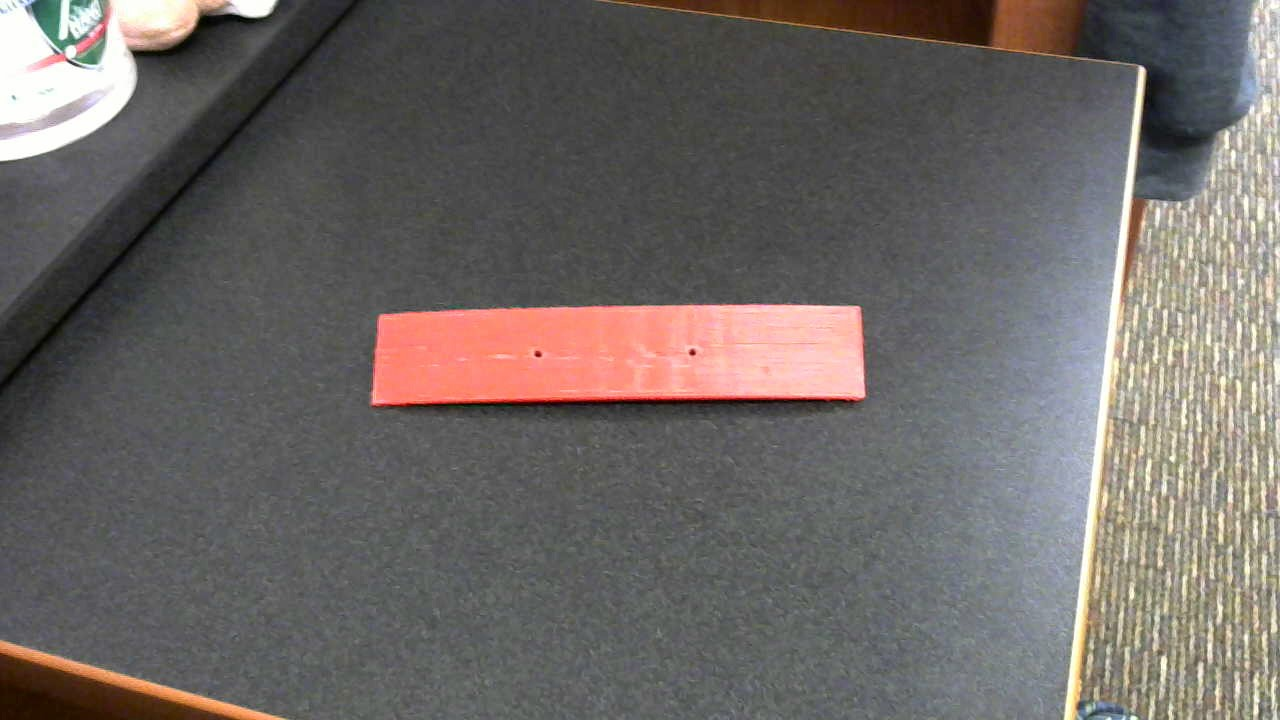
#> input picture images/Mix/0.jpg, 1280 x 720 px
$ python -i features.py   (imports and definitions only)
#> lines starting #> are read from the running program, lines starting #| are printed output that depends on the picture; after the words box and inside, x2 and y2 are one past the last pixel; in counts of white or black regions, pixels touching at a corner belong together
#> further down, picture is the input picture: shape (720, 1280, 3); mean B, G, R 101.5, 104.2, 109.9
import numpy as np
import cv2 as cv
from histogramFeature import histogramFeature

def findBox(contours, thresh=0.8):
    new_cnt = []

    for cnt in contours:
        rect = cv.minAreaRect(cnt)
        box = cv.boxPoints(rect)
        box = np.int0(box)
        cnt_area = cv.contourArea(cnt)
        box_area = cv.contourArea(box)
        if box_area > 0 and cnt_area > 70 and cnt_area/box_area >= thresh:
            new_cnt.append(cnt)

    return new_cnt

def checkSize(contours, thresh=70):
    new_cnt = []
    for cnt in contours:
        area = cv.contourArea(cnt)
        if area >= thresh:
            new_cnt.append(cnt)
    return new_cnt

# [14 lines left out: functions approximateContour, roatedRectangle, not called in this run]

def checkSolidity(contours, thresh):
    solid = []
    for cnt in contours:
        hull = cv.convexHull(cnt)
        hull_area = cv.contourArea(hull)
        cnt_area = cv.contourArea(cnt)
        if hull_area > 0 and cnt_area/hull_area >= thresh:
            solid.append(cnt)
    return solid

# [8 lines left out: function getCenter, not called in this run]

def drawCenters(frame, centers):
    for c in centers:
        cv.circle(frame, c, 3, (0,0,255), -1)

def segmentRedBox(frame):
    hsv = cv.cvtColor(frame.copy(), cv.COLOR_BGR2HSV)
#> hsv: shape (720, 1280, 3); mean H, S, V 49.1, 25.9, 113.1
    mask1 = cv.inRange(hsv, (0, 50, 50), (10, 255, 255)) # (0, 70, 70), (8, 255, 255)
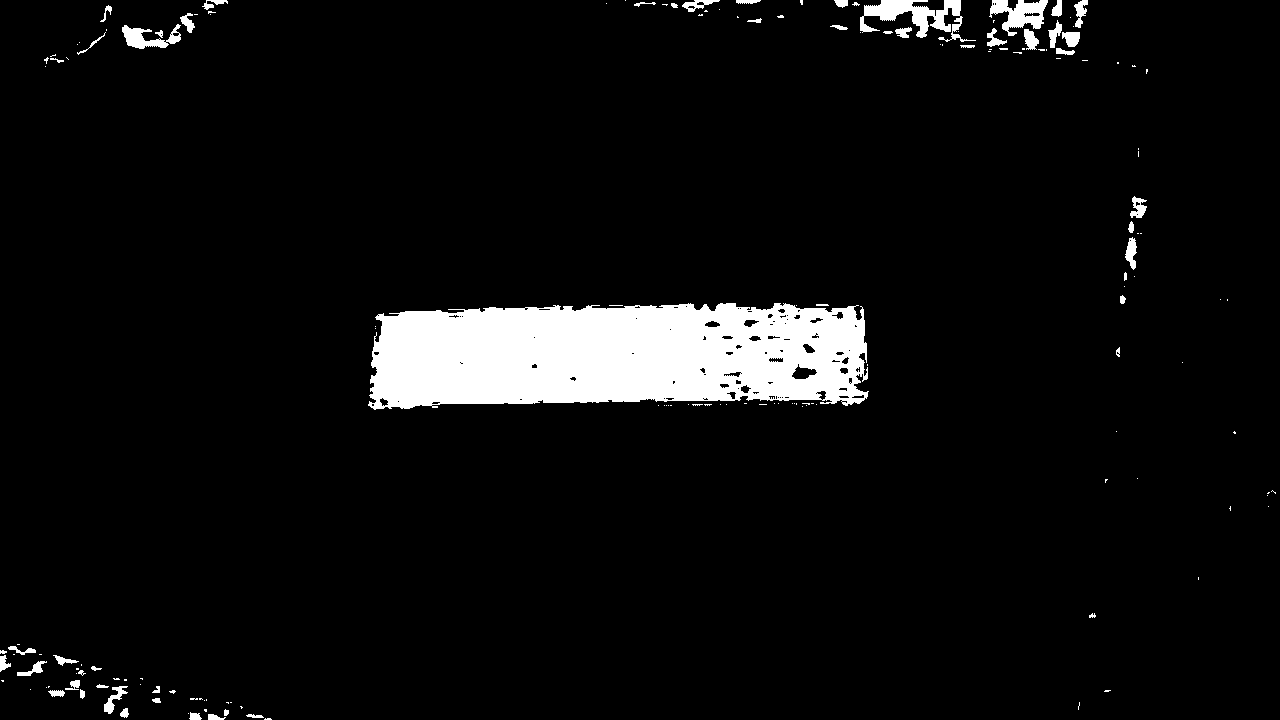
#> mask1: shape (720, 1280); 5.8% white; 166 white regions (112 under 20 px), largest, box (x1, y1, x2, y2) and area: (368, 303, 869, 410) 44872, (860, 0, 976, 42) 1952, (989, 0, 1048, 36) 1111
    mask2 = cv.inRange(hsv, (170, 50, 50), (180, 255, 255)) # (170, 70, 70), (180, 255, 255)
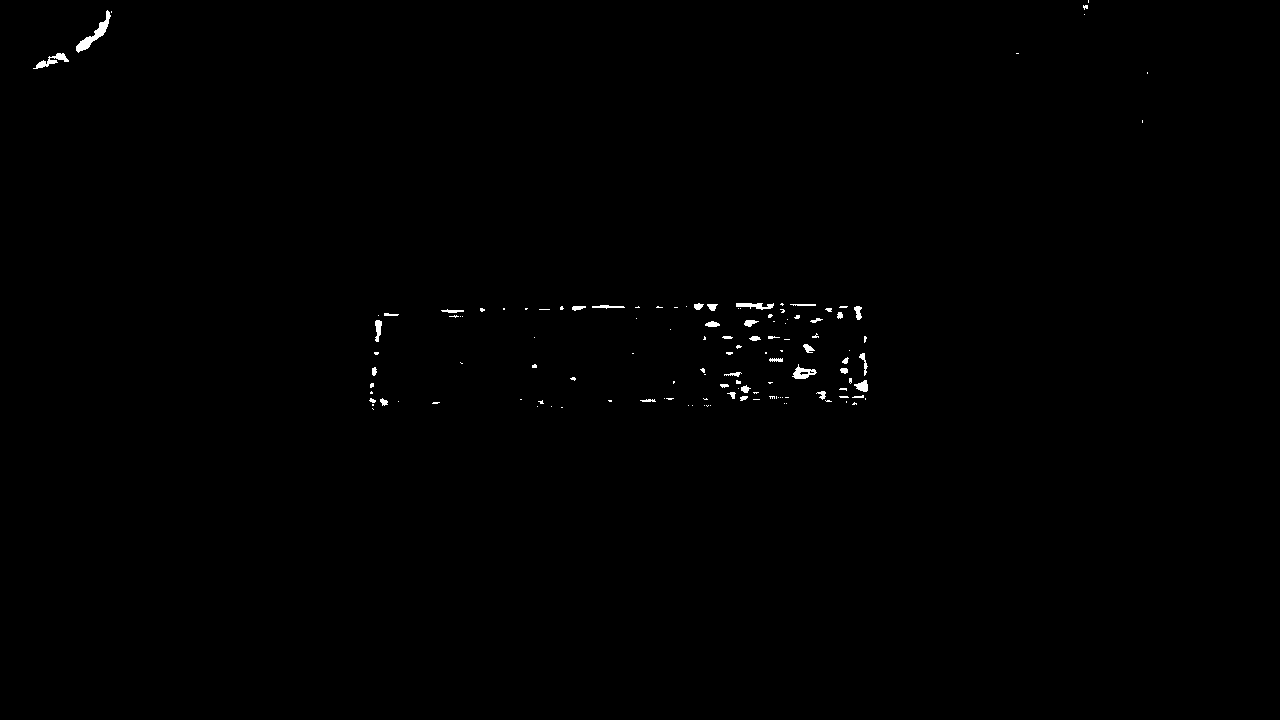
#> mask2: shape (720, 1280); 0.33% white; 128 white regions (90 under 20 px), largest, box (x1, y1, x2, y2) and area: (76, 10, 111, 53) 365, (33, 53, 69, 69) 199, (792, 364, 817, 379) 178
    mask = cv.bitwise_or(mask1, mask2)
#> mask: shape (720, 1280); 6.1% white; 158 white regions (106 under 20 px), largest, box (x1, y1, x2, y2) and area: (368, 303, 869, 410) 47365, (860, 0, 976, 42) 1952, (989, 0, 1048, 36) 1111

    result = cv.bitwise_and(frame, frame, mask=mask)
    result = cv.medianBlur(result, 21)
    kernel = cv.getStructuringElement(cv.MORPH_RECT, (5,5))
    result = cv.morphologyEx(result, cv.MORPH_OPEN, kernel)
    gray = cv.cvtColor(result, cv.COLOR_BGR2GRAY)
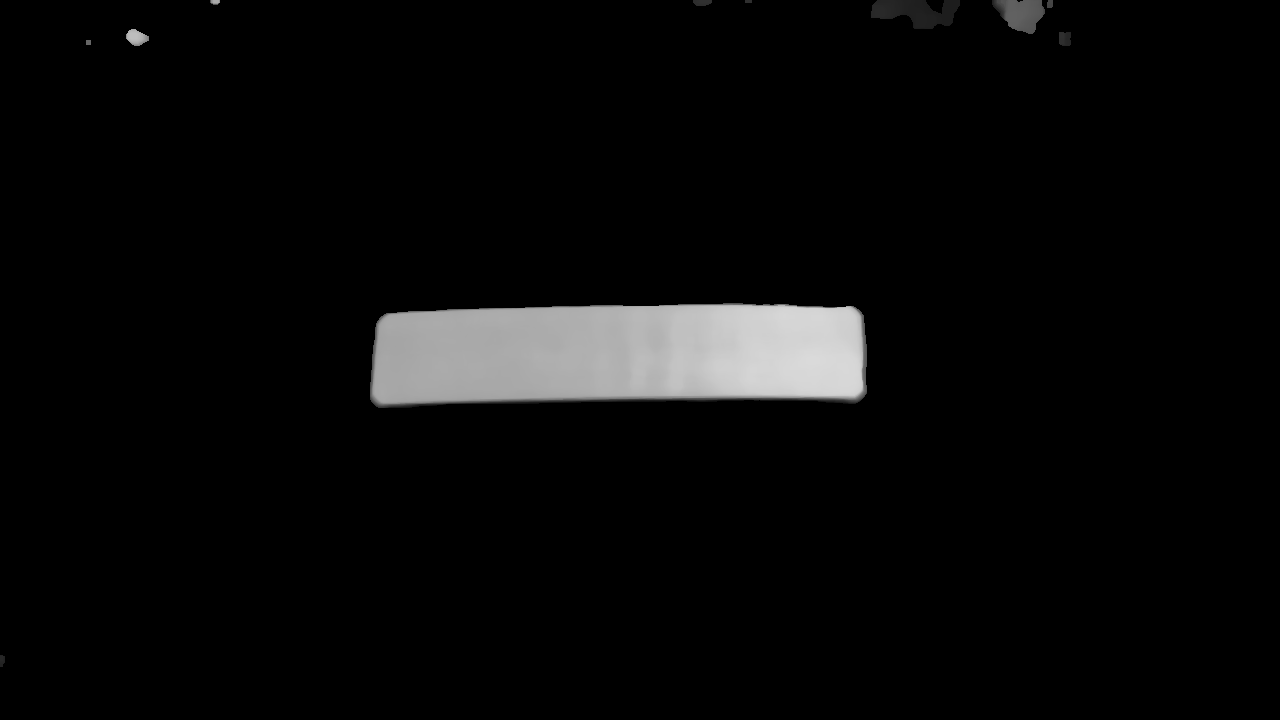
#> gray: shape (720, 1280); min 0, max 218, mean 9.4
    _, result = cv.threshold(gray, 0, 255, 0)
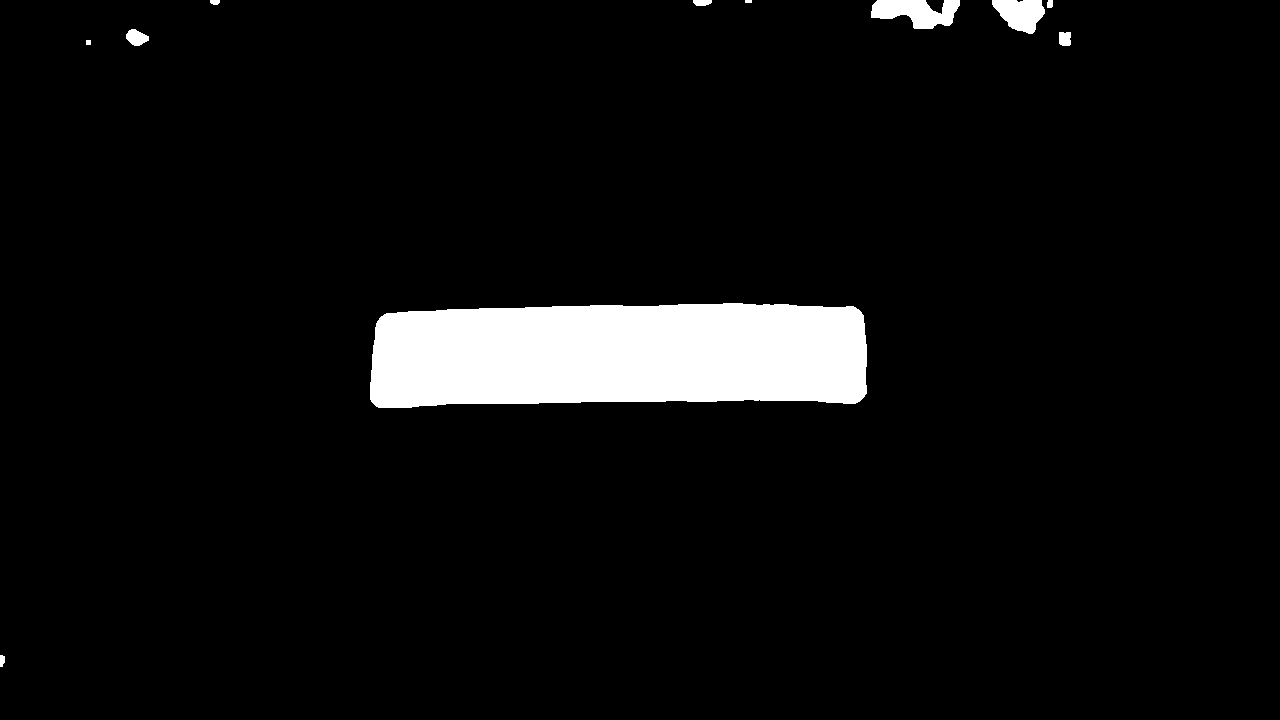
#> result: shape (720, 1280); 5.5% white; 11 white regions
    contours, hierarchy = cv.findContours(result, cv.RETR_TREE, cv.CHAIN_APPROX_NONE)
#> contours = 11 contours, 2 with area under 20; largest, box (x1, y1, x2, y2) and area: (370, 303, 867, 408) 46792, (871, 0, 960, 29) 1596, (992, 0, 1045, 34) 1169, (126, 29, 149, 46) 238, (1059, 32, 1071, 46) 136

    new_contours = checkSolidity(contours, 0.5)
#> the loop in checkSolidity, `for cnt in contours:` made 11 passes
#> (hull_area, cnt_area) on passes 1, 2, 4, 5, 6, 7, 8, 10, 11: (39, 36.5), (48719, 46792), (140, 135.5), (250, 238.5), (33.5, 33), (1239, 1169), (2066.5, 1596), (78.5, 77), (31.5, 31)
#> after the loop in checkSolidity, `for cnt in contours:`: solid has the same summary as contours in segmentRedBox
#> new_contours has the same summary as contours
    new_contours = findBox(new_contours, 0.7)
#> the loop in findBox, `for cnt in contours:` made 11 passes
#> (rect, box, cnt_area, box_area) on passes 1, 2, 4, 5, 6, 7: (((2, 660.5), (11, 4), -90), [[4, 666], [0, 666], [0, 655], [4, 655]], 36.5, 44), (((617.8, 354.5), (496.5, 101.2), -0.516), [[370, 407], [369, 306], [865, 301], [866, 402]], 46792, 50101), (((1064.5, 38.5), (13, 11), -90), [[1070, 45], [1059, 45], [1059, 32], [1070, 32]], 135.5, 143), (((136.4, 38.07), (14.63, 22.21), -61.7), [[142, 49], [123, 39], [130, 26], [149, 36]], 238.5, 317), (((1049.5, 3.5), (7, 5), -90), [[1052, 7], [1047, 7], [1047, 0], [1052, 0]], 33, 35), (((1018, 16.5), (33, 52), -90), [[1044, 33], [992, 33], [992, 0], [1044, 0]], 1169, 1716)
#> after the loop in findBox, `for cnt in contours:`: new_cnt = 4 contours; box (x1, y1, x2, y2) and area: (370, 303, 867, 408) 46792, (126, 29, 149, 46) 238, (1059, 32, 1071, 46) 136, (693, 0, 712, 6) 77
#> new_contours has the same summary as new_cnt in findBox
    new_contours = checkSize(new_contours, 200)
#> the loop in checkSize, `for cnt in contours:` made 4 passes
#> area on passes 1 to 4: 46792, 135.5, 238.5, 77
#> after the loop in checkSize, `for cnt in contours:`: new_cnt = 2 contours; box (x1, y1, x2, y2) and area: (370, 303, 867, 408) 46792, (126, 29, 149, 46) 238
#> new_contours has the same summary as new_cnt in checkSize

    return new_contours

# [74 lines left out: functions narrowSearchSpace, costumFeatures, not called in this run]

>>> import cv2
>>> picture = cv2.imread('../images/Mix/0.jpg')
>>> result = segmentRedBox(picture)
#> result has the same summary as new_cnt in checkSize
